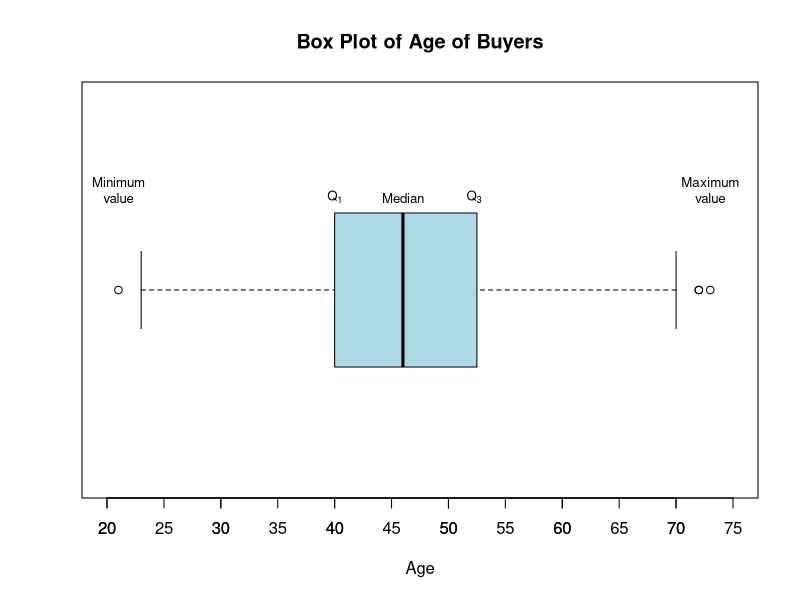

Generate this figure with R:
#Page No.108
ages <- c(
  21, 23, 24, 25, 26, 27, 27, 28, 28, 29, 29, 30, 30, 30, 31, 31, 31, 31, 31, 
  32, 32, 32, 32, 33, 33, 34, 34, 34, 35, 35, 35, 36, 36, 37, 37, 37, 37, 37, 37, 
  38, 38, 39, 39, 40, 40, 40, 40, 40, 40, 40, 40, 40, 40, 41, 41, 41, 41, 41, 41, 
  42, 42, 42, 42, 42, 42, 42, 42, 43, 43, 43, 43, 44, 44, 44, 44, 44, 44, 44, 44, 
  44, 45, 45, 45, 45, 45, 45, 45, 45, 46, 46, 46, 46, 46, 46, 46, 46, 46, 46, 47, 
  47, 47, 47, 47, 48, 48, 48, 48, 48, 48, 48, 49, 49, 49, 49, 49, 49, 50, 50, 50, 
  50, 50, 51, 51, 51, 51, 51, 51, 52, 52, 52, 52, 52, 52, 52, 52, 53, 53, 53, 53, 
  54, 54, 54, 54, 55, 55, 55, 55, 55, 56, 56, 56, 56, 56, 57, 57, 57, 57, 58, 58, 
  58, 58, 58, 59, 59, 60, 61, 61, 62, 62, 63, 64, 65, 65, 65, 68, 69, 70, 72, 72, 73
)

boxplot(ages, horizontal = TRUE, col = "lightblue", main = "Box Plot of Age of Buyers",
        xlab = "Age", ylim = c(20, 75))

axis(1, at = seq(20, 75, by = 5))

Q1 <- quantile(ages, 0.25)
Q2 <- median(ages)
Q3 <- quantile(ages, 0.75)
Min <- min(ages)
Max <- max(ages)

text(Min, 1.2, "Minimum\nvalue", pos = 3, cex = 0.8)
text(Q1, 1.2, expression(Q[1]), pos = 3, cex = 0.8)
text(Q2, 1.2, "Median", pos = 3, cex = 0.8)
text(Q3, 1.2, expression(Q[3]), pos = 3, cex = 0.8)
text(Max, 1.2, "Maximum\nvalue", pos = 3, cex = 0.8)
